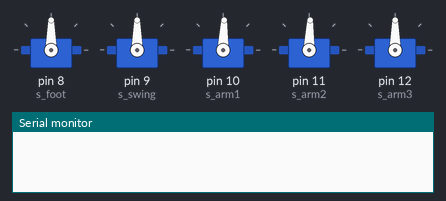
Simulated run of this sketch. Board: Arduino Uno, built with avr-gcc and run on an emulated ATmega328P. Parts: 5 × servo, the last lines printed to the serial monitor.

Above: at 0.1 s.
At 5.36 s:
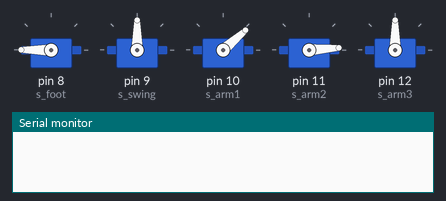
At 9.26 s:
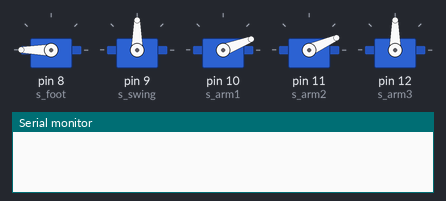
At 19.05 s:
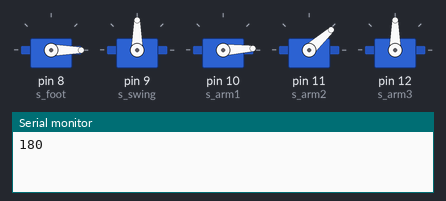
At 27.18 s:
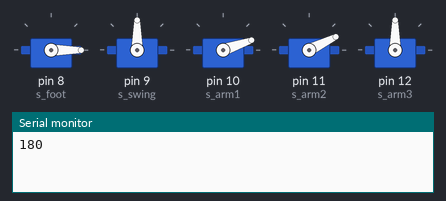
At 39.7 s:
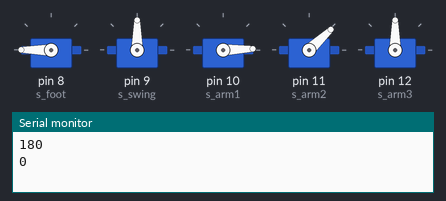
Timing chart, 0 to 40.0 s (numbered marks = the images above):
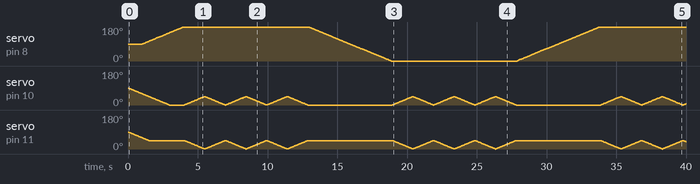

The sketch:

micro-robot-arm.ino
```cpp
#include <MobaTools.h>

enum e_stateMachine {
  STATE_NONE = 0,
  STATE_ROTATE_LEFT,
  STATE_ROTATE_RIGHT,
  STATE_SHAKE_HEAD,

  /* ... */

  STATE_COUNT
};

int main(void) {
  /* initialize arduino platform... */
  init();
  Serial.begin(115200);

  /* intialize servos... */

  MoToServo s_foot;
  s_foot.attach(8);
  s_foot.setSpeed(25);
  s_foot.write(90);

  MoToServo s_swing;
  s_swing.attach(9);
  s_swing.setSpeed(25);
  s_swing.write(90);

  MoToServo s_arm1;
  s_arm1.attach(10);
  s_arm1.setSpeed(25);
  s_arm1.write(0);

  MoToServo s_arm2;
  s_arm2.attach(11);
  s_arm2.setSpeed(25);
  s_arm2.write(45);

  MoToServo s_arm3;
  s_arm3.attach(12);
  s_arm3.setSpeed(25);
  s_arm3.write(90);

  /* initialize state machine... */
  enum e_stateMachine state_machine = STATE_ROTATE_LEFT;

  delay(1000);
  while (1) {

    /* update state machine... */

    switch (state_machine) {

      case (STATE_ROTATE_LEFT): {
        s_foot.write(180);
        while (s_foot.moving()) { }

        state_machine = STATE_SHAKE_HEAD;
      } break;


      case (STATE_ROTATE_RIGHT): {
        s_foot.write(0);
        while (s_foot.moving()) { }

        state_machine = STATE_SHAKE_HEAD;
      } break;


      case (STATE_SHAKE_HEAD): {
        int8_t arm1_angle = s_arm1.read();
        int8_t arm2_angle = s_arm2.read();

        /* perform n-number of head shakes... */
        s_arm1.setSpeed(25); s_arm2.setSpeed(25);
        for (size_t i = 0; i < 3; i++) {
          s_arm1.write(arm1_angle + 45);
          s_arm2.write(arm2_angle - 45);
          while (s_arm1.moving() || s_arm2.moving()) { }

          s_arm1.write(arm1_angle);
          s_arm2.write(arm2_angle);
          while (s_arm1.moving() || s_arm2.moving()) { }
        }
        s_arm1.setSpeed(100); s_arm2.setSpeed(100);

        /* start rotating once again... */
        int foot_angle = s_foot.read();
        Serial.println(foot_angle);
        if (foot_angle >= 180) {
          state_machine = STATE_ROTATE_RIGHT;
        }

        else if (foot_angle <= 0) {
          state_machine = STATE_ROTATE_LEFT;
        }
      } break;


      default: { } break;
    }

    delay(50);
  }
}
```
